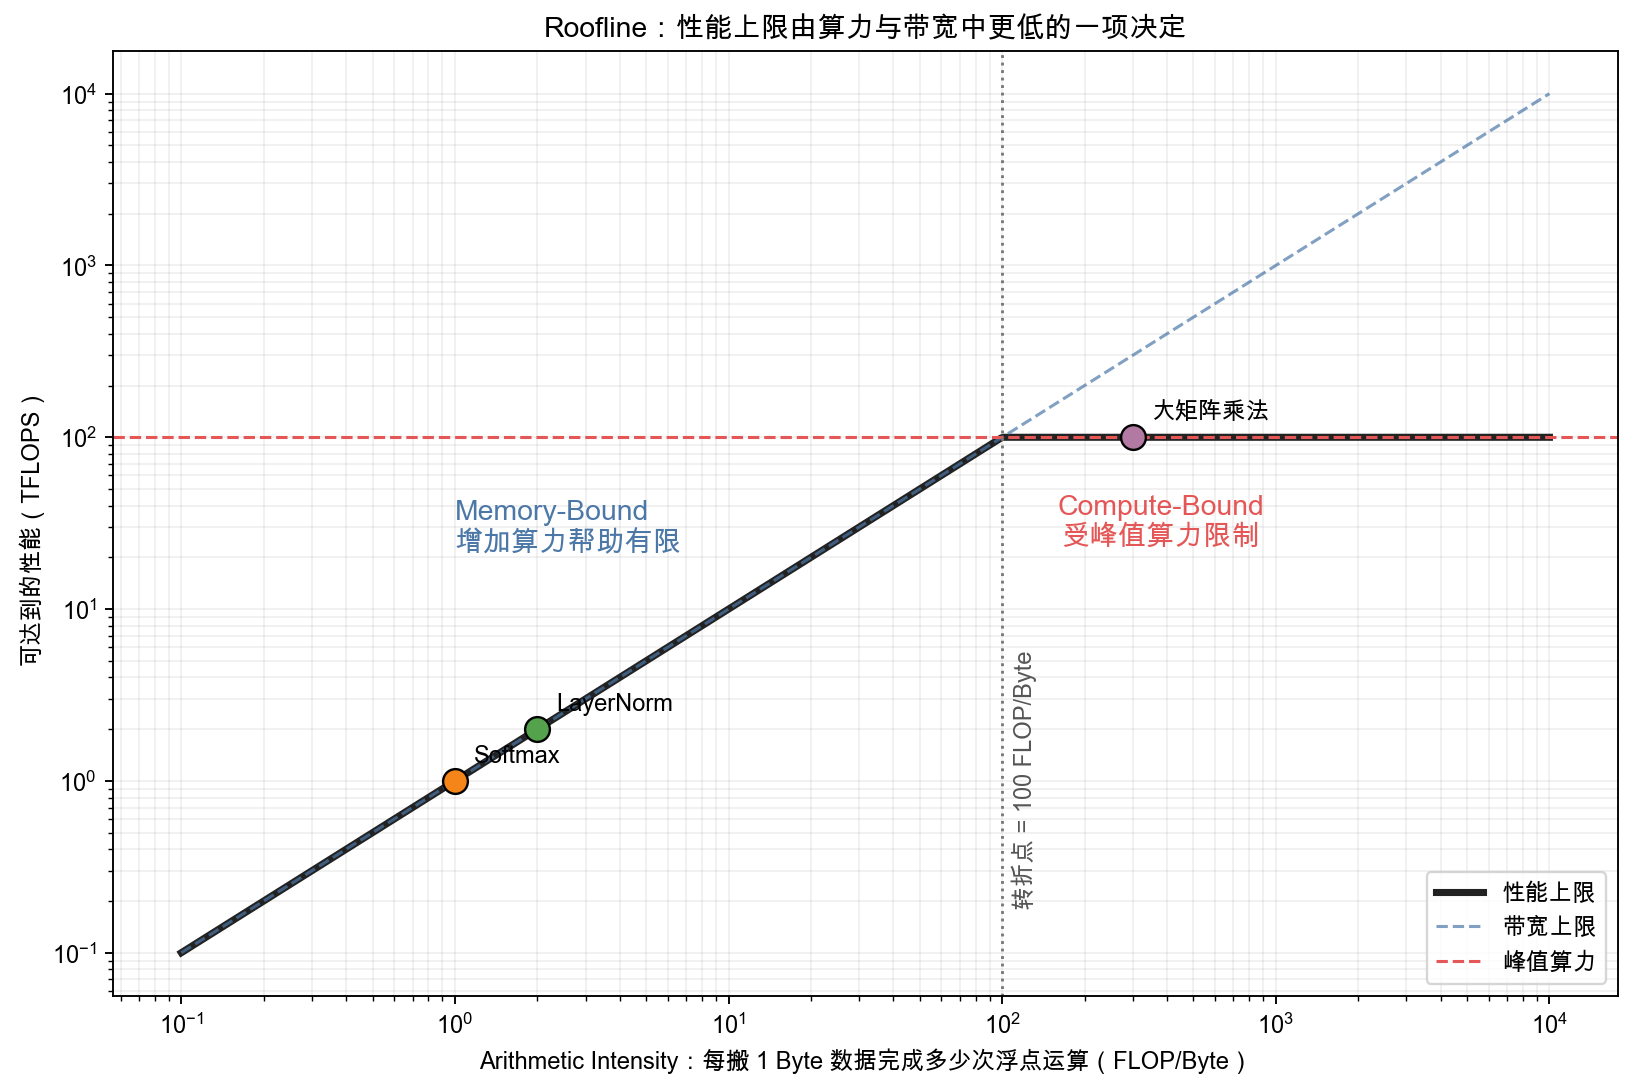

Reproduce this figure in Python.
#!/usr/bin/env python3
"""生成 GPU Roofline 模型示意图。"""
from pathlib import Path

import matplotlib
matplotlib.use("Agg")
import matplotlib.font_manager as fm
import matplotlib.pyplot as plt
import numpy as np

FONT_CANDIDATES = ["PingFang SC", "Microsoft YaHei", "Noto Sans CJK SC", "WenQuanYi Micro Hei", "Source Han Sans SC"]
FONT_PATHS = ["/Library/Fonts/Arial Unicode.ttf", "/System/Library/Fonts/STHeiti Light.ttc", "C:/Windows/Fonts/msyh.ttc", "/usr/share/fonts/opentype/noto/NotoSansCJK-Regular.ttc"]
for font_path in FONT_PATHS:
    if Path(font_path).exists():
        fm.fontManager.addfont(font_path)
available = {font.name for font in fm.fontManager.ttflist}
font_name = next((name for name in FONT_CANDIDATES if name in available), None)
if font_name is None:
    installed_path = next((path for path in FONT_PATHS if Path(path).exists()), None)
    font_name = fm.FontProperties(fname=installed_path).get_name() if installed_path else "DejaVu Sans"
plt.rcParams["font.family"] = font_name
plt.rcParams["axes.unicode_minus"] = False

peak = 100.0  # TFLOPS
bandwidth = 1.0  # TB/s, numerically gives TFLOPS = AI × 1
intensity = np.logspace(-1, 4, 500)
roof = np.minimum(peak, bandwidth * intensity)

fig, ax = plt.subplots(figsize=(9.5, 6.3), dpi=170, constrained_layout=True)
ax.loglog(intensity, roof, color="#222222", linewidth=3, label="性能上限")
ax.loglog(intensity, bandwidth * intensity, "--", color="#4C78A8", linewidth=1.3, alpha=0.7, label="带宽上限")
ax.axhline(peak, color="#E45756", linestyle="--", linewidth=1.3, label="峰值算力")

points = {"Softmax": (1.0, 1.0), "LayerNorm": (2.0, 2.0), "大矩阵乘法": (300.0, 100.0)}
colors = ["#F58518", "#54A24B", "#B279A2"]
for (name, (x, y)), color in zip(points.items(), colors):
    ax.scatter([x], [y], s=110, color=color, edgecolor="black", zorder=4)
    ax.annotate(name, (x, y), xytext=(8, 8), textcoords="offset points", fontsize=10, weight="bold")

ridge = peak / bandwidth
ax.axvline(ridge, color="#777777", linestyle=":", linewidth=1.2)
ax.text(ridge * 1.08, 0.18, f"转折点 = {ridge:.0f} FLOP/Byte", rotation=90, va="bottom", color="#555555")
ax.text(1.0, 22, "Memory-Bound\n增加算力帮助有限", color="#4C78A8", fontsize=12, weight="bold")
ax.text(380, 24, "Compute-Bound\n受峰值算力限制", color="#E45756", fontsize=12, weight="bold", ha="center")
ax.set_xlabel("Arithmetic Intensity：每搬 1 Byte 数据完成多少次浮点运算（FLOP/Byte）")
ax.set_ylabel("可达到的性能（TFLOPS）")
ax.set_title("Roofline：性能上限由算力与带宽中更低的一项决定", weight="bold")
ax.grid(which="both", alpha=0.18)
ax.legend(loc="lower right")

output = Path(__file__).resolve().parent / "roofline_model.png"
fig.savefig(output, bbox_inches="tight")
print(f"saved to {output}")
